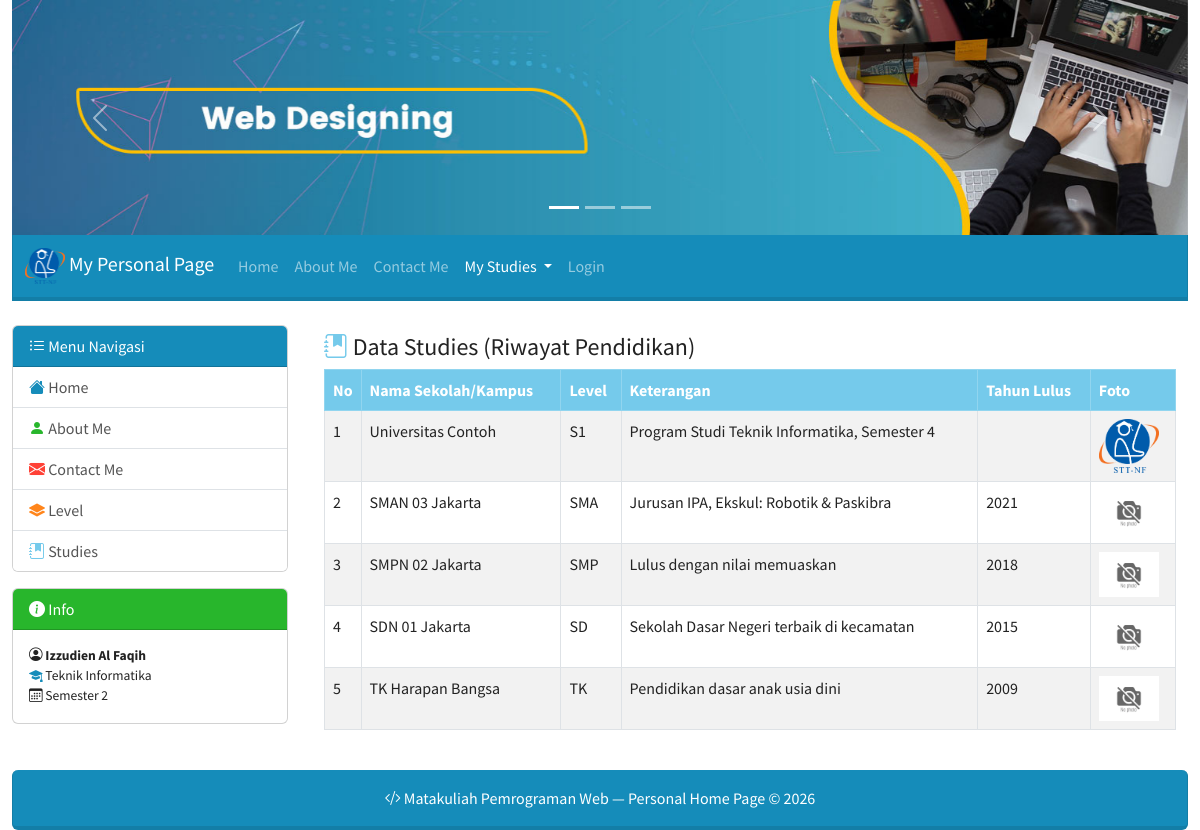
/index.php?hal=studies_list, run on the app's committed database.
### tables this page shows
CREATE TABLE IF NOT EXISTS `studies` (
  `id` int(11) NOT NULL AUTO_INCREMENT,
  `nama` varchar(100) NOT NULL,
  `idlevel` int(11) NOT NULL,
  `keterangan` text DEFAULT NULL,
  `tahun_lulus` int(4) DEFAULT NULL,
  `foto_sekolah` varchar(50) DEFAULT NULL,
  PRIMARY KEY (`id`),
  FOREIGN KEY (`idlevel`) REFERENCES `level`(`id`) ON DELETE RESTRICT
);

CREATE TABLE IF NOT EXISTS `level` (
  `id` int(11) NOT NULL AUTO_INCREMENT,
  `nama` varchar(30) NOT NULL,
  PRIMARY KEY (`id`)
);

### models/Studies.php (called while the page is built, shortened)
<?php
class Studies
{
    private $koneksi;
    public function __construct()
    {
        global $dbh;
        $this->koneksi = $dbh;
    }
    public function index()
    {
        $sql = "SELECT studies.*, level.nama AS nama_level
                FROM studies INNER JOIN level ON level.id = studies.idlevel
                ORDER BY studies.id DESC";
        return $this->koneksi->query($sql);
    }
}

### studies_list.php (the view, shortened to what this page needs)
<?php
$obj = new Studies();
$rs = $obj->index();
?>
<div class="container mt-2">
    <h4><i class="bi bi-journal-bookmark-fill text-info"></i> Data Studies (Riwayat Pendidikan)</h4>
    <table class="table table-striped table-bordered">
        <thead class="table-info">
            <tr>
                <th width="4%">No</th>
                <th>Nama Sekolah/Kampus</th>
                <th>Level</th>
                <th>Keterangan</th>
                <th>Tahun Lulus</th>
                <th>Foto</th>
            </tr>
        </thead>
        <tbody>
            <?php if (!empty($rs)) {
                $no = 1;
                foreach ($rs as $row) { ?>
                    <tr>
                        <td><?= $no++ ?></td>
                        <td><?= htmlspecialchars($row['nama']) ?></td>
                        <td><?= htmlspecialchars($row['nama_level']) ?></td>
                        <td><?= htmlspecialchars($row['keterangan']) ?></td>
                        <td><?= $row['tahun_lulus'] ?></td>
                        <td>
                            <?php if (!empty($row['foto_sekolah'])) { ?>
                                <img src="img/<?= $row['foto_sekolah'] ?>" width="60" />
                            <?php } else { ?>
                                <img src="img/nophoto.jpg" width="60" />
                            <?php } ?>
                        </td>
                    </tr>
                <?php }
            } else { ?>
                <tr>
                    <td colspan="<?= isset($_SESSION['MEMBER']) ? 7 : 6 ?>" class="text-center">Data belum tersedia</td>
                </tr>
            <?php } ?>
        </tbody>
    </table>
</div>

### index.php (shortened to what this page needs)
<!doctype html>
<html lang="en">
<head>
  <link href="css/bootstrap.min.css" rel="stylesheet" />
  <link rel="stylesheet" href="https://cdn.jsdelivr.net/npm/bootstrap-icons@1.11.1/font/bootstrap-icons.css">
</head>
<body>
  <?php
        include_once 'koneksi.php';
        include_once 'models/Studies.php';
  ?>
  <div class="container-fluid">
    <div class="row">
      <div class="col-md-12">
        <?php include_once 'header.php'; ?>
      </div>
    </div>
    <div class="row">
      <div class="col-md-12">
        <?php include_once 'menu.php'; ?>
      </div>
    </div>
    <br />
    <div class="row">
      <div class="col-md-3">
        <?php include_once 'sidebar.php'; ?>
      </div>
      <div class="col-md-9">
        <?php
        if (isset($_GET['hal'])) {
          $req = $_GET['hal'];
          include_once $req . '.php';
        } else {
          include_once 'home.php';
        }
        ?>
      </div>
    </div>
    <br />
    <div class="row">
      <div class="col-md-12">
        <?php include_once 'footer.php'; ?>
      </div>
    </div>
  </div>
</body>
</html>

### header.php (shortened to what this page needs)
<div id="carouselExampleIndicators" class="carousel slide">
  <div class="carousel-indicators">
    <button type="button" data-bs-target="#carouselExampleIndicators" data-bs-slide-to="0" class="active" aria-current="true" aria-label="Slide 1"></button>
    <button type="button" data-bs-target="#carouselExampleIndicators" data-bs-slide-to="1" aria-label="Slide 2"></button>
    <button type="button" data-bs-target="#carouselExampleIndicators" data-bs-slide-to="2" aria-label="Slide 3"></button>
  </div>
  <div class="carousel-inner">
    <div class="carousel-item active">
      <img src="img/foto1.jpg" class="d-block w-100" alt="...">
    </div>
  </div>
  <button class="carousel-control-prev" type="button" data-bs-target="#carouselExampleIndicators" data-bs-slide="prev">
    <span class="carousel-control-prev-icon" aria-hidden="true"></span>
  </button>
  <button class="carousel-control-next" type="button" data-bs-target="#carouselExampleIndicators" data-bs-slide="next">
    <span class="carousel-control-next-icon" aria-hidden="true"></span>
  </button>
</div>

### menu.php (shortened to what this page needs)
<?php
$hal = $_GET['hal'] ?? 'home';
function isActive($page, $hal) {
    return $hal === $page ? 'active' : '';
}
function isActiveStudies($hal) {
    return in_array($hal, ['level_list','level_form','level_detail','studies_list','studies_form','studies_detail']) ? 'active' : '';
}
?>
<nav class="navbar navbar-expand-lg bg-primary" data-bs-theme="dark">
  <div class="container-fluid">
    <a class="navbar-brand" href="#">
      <img src="img/sttnf.png" alt="Logo" width="40">
      My Personal Page
    </a>
    <div class="collapse navbar-collapse" id="navbarSupportedContent">
      <ul class="navbar-nav me-auto mb-2 mb-lg-0">
        <li class="nav-item">
          <a class="nav-link <?= isActive('home', $hal) ?>" href="index.php?hal=home">Home</a>
        </li>
        <li class="nav-item">
          <a class="nav-link <?= isActive('about', $hal) ?>" href="index.php?hal=about">About Me</a>
        </li>
        <li class="nav-item">
          <a class="nav-link <?= isActive('contact', $hal) ?>" href="index.php?hal=contact">Contact Me</a>
        </li>
        <li class="nav-item dropdown">
          <a class="nav-link dropdown-toggle <?= isActiveStudies($hal) ?>" href="#" role="button" data-bs-toggle="dropdown" aria-expanded="false">
            My Studies
          </a>
        </li>
        <?php if (!isset($_SESSION['MEMBER'])) { ?>
          <li class="nav-item">
            <a class="nav-link <?= isActive('login', $hal) ?>" href="index.php?hal=login">Login</a>
          </li>
        <?php } ?>
      </ul>
    </div>
  </div>
</nav>

### sidebar.php
<div class="card">
  <div class="card-header bg-primary text-white">
    <i class="bi bi-list-ul"></i> Menu Navigasi
  </div>
  <ul class="list-group list-group-flush">
    <li class="list-group-item list-group-item-action">
      <a href="index.php?hal=home" class="text-decoration-none text-dark">
        <i class="bi bi-house-fill text-primary"></i> Home
      </a>
    </li>
    <li class="list-group-item list-group-item-action">
      <a href="index.php?hal=about" class="text-decoration-none text-dark">
        <i class="bi bi-person-fill text-success"></i> About Me
      </a>
    </li>
    <li class="list-group-item list-group-item-action">
      <a href="index.php?hal=contact" class="text-decoration-none text-dark">
        <i class="bi bi-envelope-fill text-danger"></i> Contact Me
      </a>
    </li>
    <li class="list-group-item list-group-item-action">
      <a href="index.php?hal=level_list" class="text-decoration-none text-dark">
        <i class="bi bi-layers-fill text-warning"></i> Level
      </a>
    </li>
    <li class="list-group-item list-group-item-action">
      <a href="index.php?hal=studies_list" class="text-decoration-none text-dark">
        <i class="bi bi-journal-bookmark-fill text-info"></i> Studies
      </a>
    </li>
  </ul>
</div>
<div class="card mt-3">
  <div class="card-header bg-success text-white">
    <i class="bi bi-info-circle-fill"></i> Info
  </div>
  <div class="card-body">
    <p class="card-text" style="font-size:0.85rem;">
      <i class="bi bi-person-circle"></i> <strong>Izzudien Al Faqih</strong><br>
      <i class="bi bi-mortarboard-fill text-primary"></i> Teknik Informatika<br>
      <i class="bi bi-calendar3"></i> Semester 2
    </p>
  </div>
</div>

### footer.php
<div class="alert alert-primary text-center mb-0" role="alert">
  <i class="bi bi-code-slash"></i> Matakuliah Pemrograman Web &mdash; Personal Home Page &copy; <?= date('Y') ?>
</div>

### data on the page
studies: nama "Universitas Contoh", idlevel.nama "S1", keterangan "Program Studi Teknik Informatika, Semester 4", foto_sekolah (picture)
studies: nama "SMAN 03 Jakarta", idlevel.nama "SMA", keterangan "Jurusan IPA, Ekskul: Robotik & Paskibra", tahun_lulus "2021"
studies: nama "SMPN 02 Jakarta", idlevel.nama "SMP", keterangan "Lulus dengan nilai memuaskan", tahun_lulus "2018"
studies: nama "SDN 01 Jakarta", idlevel.nama "SD", keterangan "Sekolah Dasar Negeri terbaik di kecamatan", tahun_lulus "2015"
studies: nama "TK Harapan Bangsa", idlevel.nama "TK", keterangan "Pendidikan dasar anak usia dini", tahun_lulus "2009"
